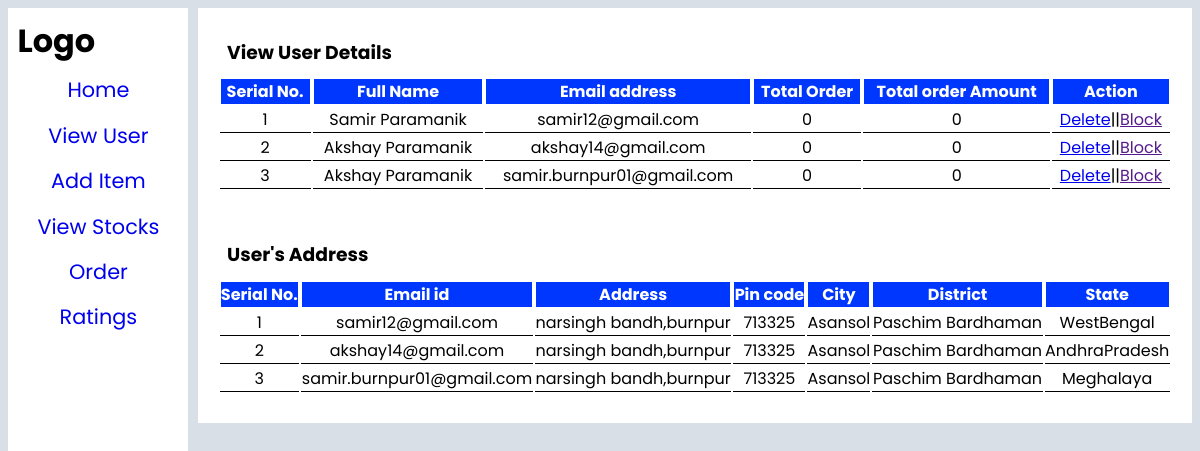
The page /coding/admin/pages/viewuser.php on the database its author committed.
### tables this page shows
CREATE TABLE `user` (
  `id` int(11) NOT NULL,
  `name` varchar(50) NOT NULL,
  `email` varchar(50) NOT NULL,
  `mobile` bigint(20) NOT NULL,
  `password` varchar(300) NOT NULL,
  `address` varchar(300) NOT NULL,
  `state` varchar(50) NOT NULL,
  `city` varchar(50) NOT NULL,
  `pin` int(11) NOT NULL,
  `district` varchar(50) DEFAULT NULL
);

### coding/admin/pages/viewuser.php (the view, shortened to what this page needs)
<?php require_once 'connect.php';
$sql = "select * from user";
$res = mysqli_query($con,$sql);
$result = mysqli_query($con,$sql);
?>
<!DOCTYPE html>
<html lang="en">
<head>
    <link rel="stylesheet" href="css/major.css">
    <link rel="stylesheet" href="css/viewuser.css">
</head>
<body>
<div class="container">
    <div class="main">
        <div class="left-part">
            <h1>Logo</h1>
            <div class="navbar">
                <a href="../index.php">Home</a>
                <a href="viewuser.php">View User</a>
                <a href="additem.php">Add Item</a>
                <a href="viewstocks.php">View Stocks</a>
                <a href="orders.php">Order</a>
                <a href="rating.php">Ratings</a>
            </div>
        </div>
        <div class="right-part">
            <div class="user-basic">
                <h3>View User Details</h3>
            <table>
                    <tr>
                        <th>Serial No.</th>
                        <th>Full Name</th>
                        <th>Email address</th>
                        <th>Total Order</th>
                        <th>Total order Amount</th>
                        <th>Action</th>
                    </tr>
        <?php $count=0; while($data=mysqli_fetch_assoc($res)){ $id=$data['id']; ?>
                    <tr>
                        <td><?php echo ++$count;?></td>
                        <td><?php echo $data['name']; ?></td>
                        <td><?php echo $data['email']; ?></td>
                        <td>0</td>
                        <td>0</td>
                        <td><a href="action.php?user=delete&id=<?php echo $id;?>">Delete</a>||<a href="">Block</a></td>
                    </tr>
            <?php } ?>
                </table>
            </div>
            <div class="user-address">
                <h3>User's Address</h3>
                <table>
                    <tr>
                        <th>Serial No.</th>
                        <th>Email id</th>
                        <th>Address</th>
                        <th>Pin code</th>
                        <th>City</th>
                        <th>District</th>
                        <th>State</th>
                    </tr>
                    <?php $ser=0; while($table=mysqli_fetch_assoc($result)){ ?>
                    <tr>
                        <td><?php echo ++$ser;?></td>
                        <td><?php echo $table['email']; ?></td>
                        <td><?php echo $table['address']; ?></td>
                        <td><?php echo $table['pin']; ?></td>
                        <td><?php echo $table['city']; ?></td>
                        <td><?php echo $table['district']; ?></td>
                        <td><?php echo $table['state']; ?></td>
                    </tr>
            <?php } ?>
                </table>
            </div>
        </div>
        </div>
    </div>
</body>
</html>

### coding/admin/pages/css/major.css (style rules this page uses)
* { margin: 0; padding: 0; box-sizing: border-box; font-family: "Poppins"; }
body { background-color: rgb(216, 223, 230); }
.container { width: 100%; height: 100%; }
.container .main { display: flex; padding: 0.7%; }
.container .main .left-part { background-color: white; width: 15%; height: 100vh; position: fixed; }
.container .main .left-part h1 { margin: 5%; }
.container .main .left-part .navbar { display: flex; flex-direction: column; align-items: center; font-size: 130%; margin-top: 5%; }
.container .main .left-part .navbar a { text-decoration: none; margin-bottom: 8%; }
.container .main .right-part { background-color: rgb(255, 255, 255); width: 85%; margin-left: 16%; }
.container .main .right-part h3 { margin: 1%; }
.container .main .right-part table { width: 100%; text-align: center; margin-bottom: 1%; }
.container .main .right-part table th { border: 1px solid; color: white; background-color: rgb(0, 55, 255); }
.container .main .right-part table tr td { border-bottom: 1px solid; }

### coding/admin/pages/css/viewuser.css (style rules this page uses)
.container .main .right-part .user-basic { padding: 1%; margin: 1%; }
.container .main .right-part .user-address { padding: 1%; margin: 1%; }

### rows shown on the page
user: name "Samir Paramanik", email "samir12@gmail.com", address "narsingh bandh,burnpur", pin "713325", city "Asansol", district "Paschim Bardhaman", state "WestBengal"
user: name "Akshay Paramanik", email "akshay14@gmail.com", address "narsingh bandh,burnpur", pin "713325", city "Asansol", district "Paschim Bardhaman", state "AndhraPradesh"
user: name "Akshay Paramanik", email "samir.burnpur01@gmail.com", address "narsingh bandh,burnpur", pin "713325", city "Asansol", district "Paschim Bardhaman", state "Meghalaya"
